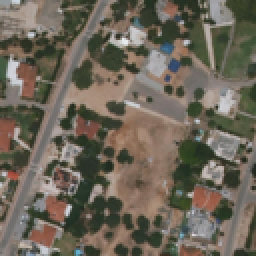
#> input picture objects-detection/in.png, 128 x 128 px (shown 2 times larger)
$ python main.py
#> lines starting #> are read from the running program, lines starting #| are printed output that depends on the picture; after the words box and inside, x2 and y2 are one past the last pixel; in counts of white or black regions, pixels touching at a corner belong together
import cv2
import numpy as np

img = cv2.imread('./in.png', cv2.IMREAD_GRAYSCALE)
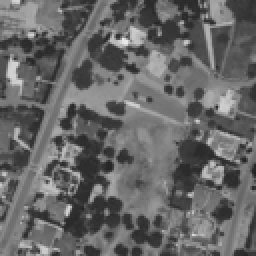
#> img: shape (128, 128) (shown 2 times larger); min 34, max 234, mean 102.6
blur = cv2.GaussianBlur(img, (19, 19), 0)
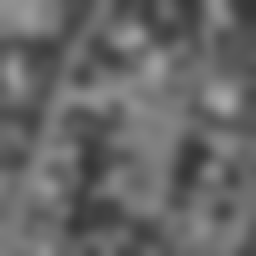
#> blur: shape (128, 128) (shown 2 times larger); min 54, max 168, mean 102.7
_, trees = cv2.threshold(blur, 0, 255, cv2.THRESH_BINARY + cv2.THRESH_OTSU)
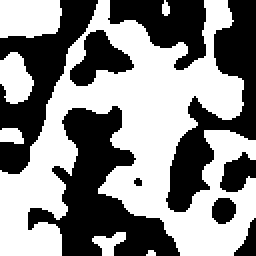
#> trees: shape (128, 128) (shown 2 times larger); 53.7% white; 9 black regions (1 under 20 px), largest, box (x1, y1, x2, y2) and area: (14, 53, 90, 128) 2409, (83, 0, 128, 106) 1722, (0, 0, 49, 87) 1580
trees = 255 - trees

_, buildings = cv2.threshold(img, 150, 255, cv2.THRESH_BINARY)
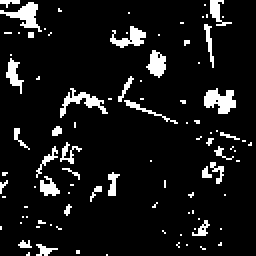
#> buildings: shape (128, 128) (shown 2 times larger); 8.7% white; 95 white regions (75 under 20 px), largest, box (x1, y1, x2, y2) and area: (102, 44, 118, 57) 132, (0, 1, 21, 16) 121, (30, 44, 54, 59) 112
# buildings = cv2.cvtColor(buildings, cv2.COLOR_RGB2GRAY)
# threshold_blur = 255 - cv2.medianBlur(buildings, 5)

out = cv2.addWeighted(trees, 0.5, buildings, 0.5, 0)
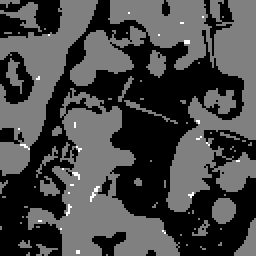
#> out: shape (128, 128) (shown 2 times larger); min 0, max 255, mean 70.4

cv2.imwrite("./out.png", out)
